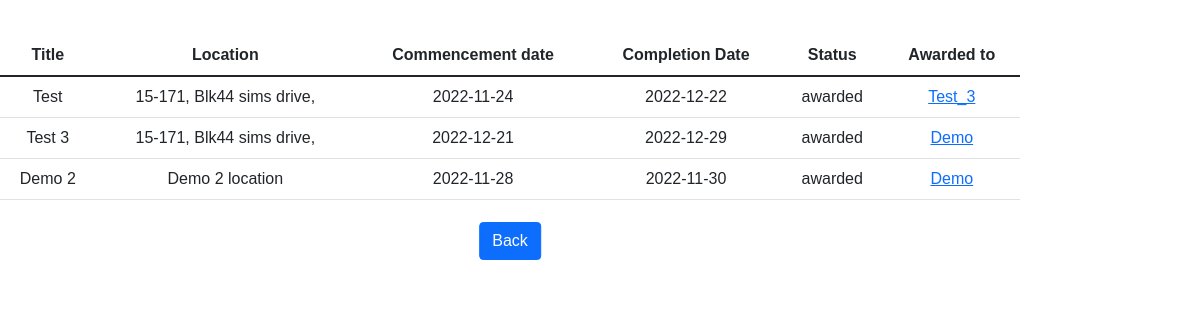
Screenshot of /history (signed in) with the database file from the repository.
### tables this page shows
CREATE TABLE 'project' ('project_id' INTEGER PRIMARY KEY AUTOINCREMENT NOT NULL,'user_id' INTEGER NOT NULL, 'title' TEXT NOT NULL, 'location' TEXT NOT NULL, 'commencement_date' DATETIME NOT NULL, 'completion_date' DATETIME NOT NULL, 'quantity' INTEGER NOT NULL, 'unit' TEXT NOT NULL, 'timestamp'  DATETIME NOT NULL DEFAULT CURRENT_TIMESTAMP  ,'deadline' DATETIME NOT NULL  ,'status' TEXT NOT NULL DEFAULT 'pending', 'awarded_userid' REAL DEFAULT 'pending', 'remarks' TEXT);

CREATE TABLE 'users' ('user_id' INTEGER PRIMARY KEY AUTOINCREMENT NOT NULL, 'username' TEXT NOT NULL, 'hash' TEXT NOT NULL, 'email' TEXT NOT NULL, 'country_code' INTEGER NOT NULL, 'phone' INTEGER NOT NULL);

### app.py (the view)
@app.route("/history", methods=["GET", "POST"])
@login_required
def history():
    if "user_id" in session:
        user_id = session ["user_id"]
        history_db = db.execute("SELECT project_id, title, location, commencement_date, completion_date, status, awarded_userid, username FROM project INNER JOIN users on project.awarded_userid = users.user_id WHERE project.user_id = ? AND status = 'awarded'", user_id)
        history = []
        for row in history_db:
            history.append({
                "title" : row["title"],
                "location" : row["location"],
                "commencement_date" : row["commencement_date"],
                "completion_date" : row["completion_date"],
                "project_id" : row["project_id"],
                "status" : row["status"],
                "awarded_username" : row["username"],
                "awarded_userid" : row["awarded_userid"]})
        if request.method == "GET":
            return render_template("history.html", history = history)

### helpers.py (called while the page is built)
def login_required(f):
    @wraps(f)
    def decorated_function(*args, **kwargs):
        if session.get("user_id") is None:
            return redirect("/login")
        return f(*args, **kwargs)
    return decorated_function

### templates/history.html (shortened to what this page needs)
{% extends "layout.html" %}
{% block main %}
  <table class = "table">
    <thead>
        <tr>
            <th scope = "col">Title</th>
            <th scope = "col">Location</th>
            <th scope = "col">Commencement date</th>
            <th scope = "col">Completion Date</th>
            <th scope = "col">Status</th>
            <th scope = "col">Awarded to</th>
        </tr>
    </thead>
    <tbody>
        {% for row in history %}
        <tr>
            <td scope = "row">{{row["title"]}}</td>
            <td scope = "row">{{row["location"]}}</td>
            <td scope = "row">{{row["commencement_date"]}}</td>
            <td scope = "row">{{row["completion_date"]}}</td>
            <td scope = "row">{{row["status"]}}</td>
            <td scope = "row"><a href = "/user/{{row["awarded_userid"]}}">{{row["awarded_username"]}}</a></td>
        </tr>
        {% endfor %}
      </tbody>
    </table>
    <div class = "container">
        <div class = "center">
        <a href="/">
            <button class="btn btn-primary" type="submit">Back</button>
          </a>
        </div>
    </div>
    {% endblock %}

### static/styles.css (style rules this page uses)
* { margin: 0; padding: 0; font-family: sans-serif; }
.table { text-align: center; }
.container { height: 50px; position: relative; }
.center { margin: 0; position: absolute; top: 50%; left: 50%; -ms-transform: translate(-50%, -50%); transform: translate(-50%, -50%); }

### rows the page displays
project: title "Test", location "15-171, Blk44 sims drive,", commencement_date "2022-11-24", completion_date "2022-12-22", status "awarded", awarded_username "Test_3"
project: title "Test 3", location "15-171, Blk44 sims drive,", commencement_date "2022-12-21", completion_date "2022-12-29", status "awarded", awarded_username "Demo"
project: title "Demo 2", location "Demo 2 location", commencement_date "2022-11-28", completion_date "2022-11-30", status "awarded", awarded_username "Demo"
